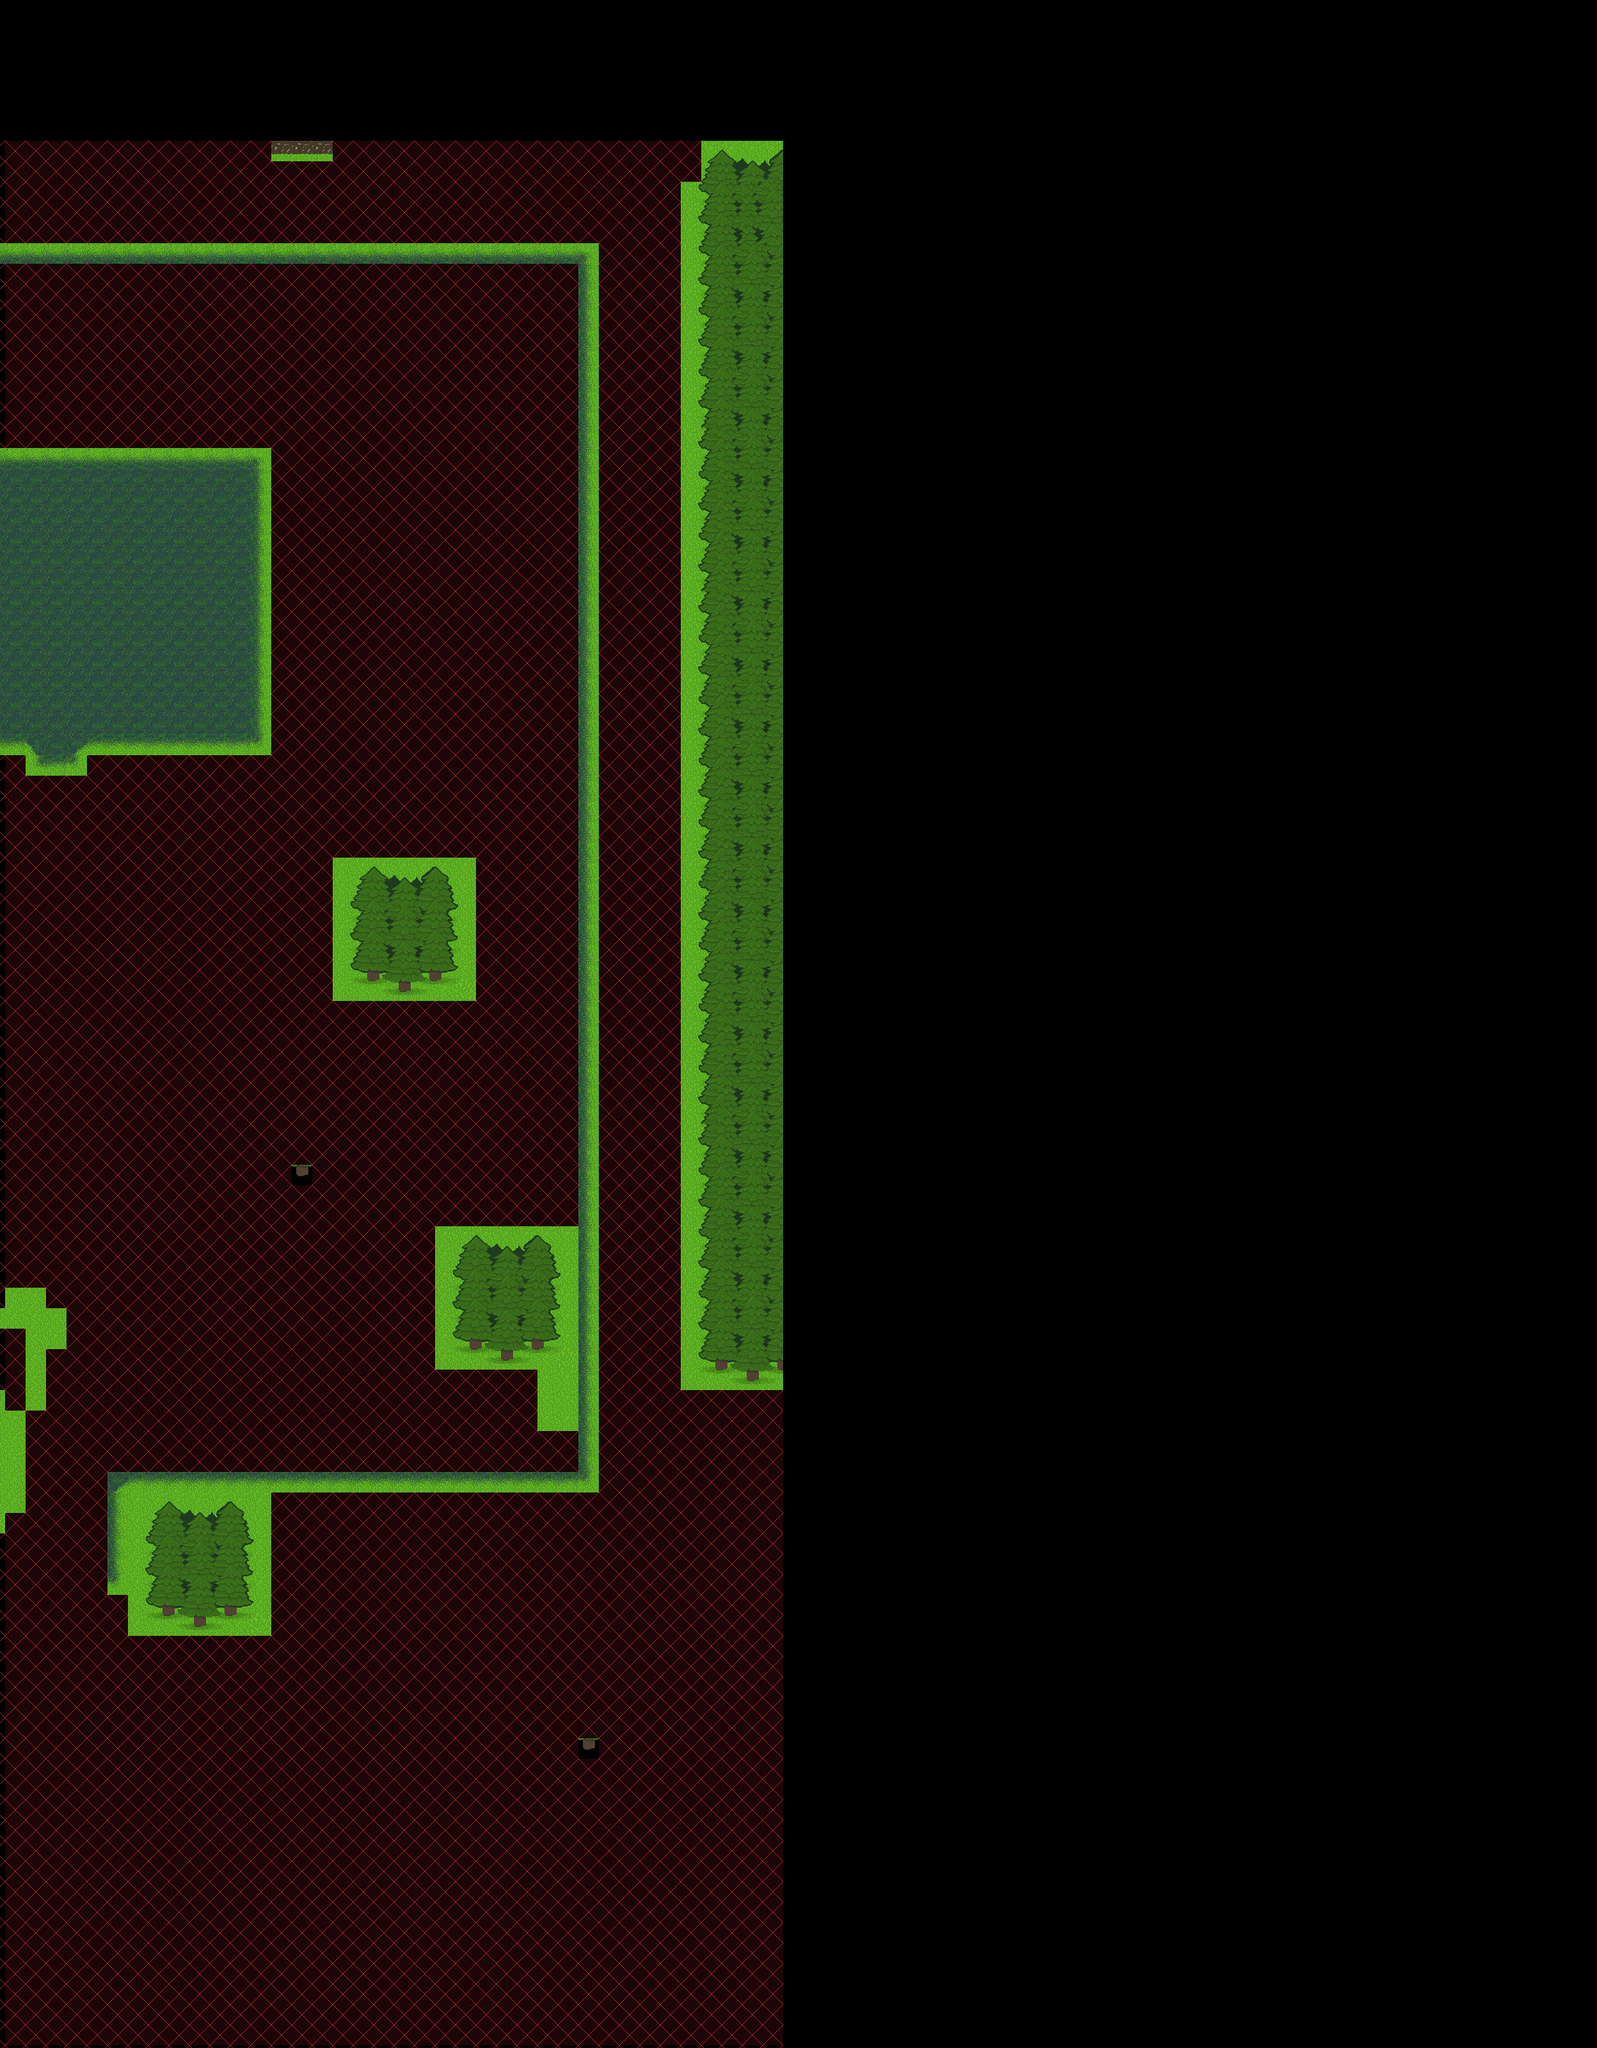

The image is a tile-based game level rendered from a .tmx file. Its description and source (layers, tilesets, objects; grid data summarised) follow:
An orthogonal 78x100 tile map with 32x32 px tiles, 1 tile layer (Calque de Tile 1).

<map version="1.0" tiledversion="1.0.3" orientation="orthogonal" renderorder="right-down" width="78" height="100" tilewidth="32" tileheight="32" nextobjectid="1">
 <tileset firstgid="1" name="terrain1" tilewidth="32" tileheight="32" tilecount="198" columns="18">
  <image source="../sprites/tilesets/terrain1.png" width="576" height="352" />
 </tileset>
 <layer name="Calque de Tile 1" width="78" height="100" offsetx="-1272" offsety="220">
  <data>[7800 cells, 7800 non-empty, 69 distinct tile ids]</data>
 </layer>
</map>